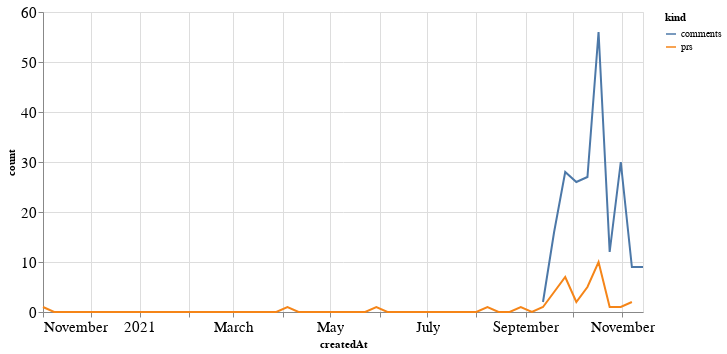

The notebook cell this image was saved under:
### Code cell
alt.Chart(total_time, width=600).mark_line().encode(
    x='createdAt',
    y='count',
    color='kind'
)

### Figure 1 — Vega-Lite specification as saved in the notebook (floating-point values rounded to 4 significant figures)
{"config": {"axisLeft": {"labelFontSize": 15}, "axisBottom": {"labelFontSize": 15}}, "data": {"name": "data-f0c9eaf712ee444205aa8f2e16f9e0e6"}, "mark": "line", "encoding": {"color": {"type": "nominal", "field": "kind"}, "x": {"type": "temporal", "field": "createdAt"}, "y": {"type": "quantitative", "field": "count"}}, "width": 600, "$schema": "https://vega.github.io/schema/vega-lite/v4.8.1.json", "datasets": {"data-f0c9eaf712ee444205aa8f2e16f9e0e6": [{"createdAt": "2020-11-01T00:00:00", "kind": "prs", "count": 1.0}, {"createdAt": "2020-11-08T00:00:00", "kind": "prs", "count": 0.0}, {"createdAt": "2020-11-15T00:00:00", "kind": "prs", "count": 0.0}, {"createdAt": "2020-11-22T00:00:00", "kind": "prs", "count": 0.0}, {"createdAt": "2020-11-29T00:00:00", "kind": "prs", "count": 0.0}, {"createdAt": "2020-12-06T00:00:00", "kind": "prs", "count": 0.0}, {"createdAt": "2020-12-13T00:00:00", "kind": "prs", "count": 0.0}, {"createdAt": "2020-12-20T00:00:00", "kind": "prs", "count": 0.0}, {"createdAt": "2020-12-27T00:00:00", "kind": "prs", "count": 0.0}, {"createdAt": "2021-01-03T00:00:00", "kind": "prs", "count": 0.0}, {"createdAt": "2021-01-10T00:00:00", "kind": "prs", "count": 0.0}, {"createdAt": "2021-01-17T00:00:00", "kind": "prs", "count": 0.0}, {"createdAt": "2021-01-24T00:00:00", "kind": "prs", "count": 0.0}, {"createdAt": "2021-01-31T00:00:00", "kind": "prs", "count": 0.0}, {"createdAt": "2021-02-07T00:00:00", "kind": "prs", "count": 0.0}, {"createdAt": "2021-02-14T00:00:00", "kind": "prs", "count": 0.0}, {"createdAt": "2021-02-21T00:00:00", "kind": "prs", "count": 0.0}, {"createdAt": "2021-02-28T00:00:00", "kind": "prs", "count": 0.0}, {"createdAt": "2021-03-07T00:00:00", "kind": "prs", "count": 0.0}, {"createdAt": "2021-03-14T00:00:00", "kind": "prs", "count": 0.0}, {"createdAt": "2021-03-21T00:00:00", "kind": "prs", "count": 0.0}, {"createdAt": "2021-03-28T00:00:00", "kind": "prs", "count": 0.0}, {"createdAt": "2021-04-04T00:00:00", "kind": "prs", "count": 1.0}, {"createdAt": "2021-04-11T00:00:00", "kind": "prs", "count": 0.0}, {"createdAt": "2021-04-18T00:00:00", "kind": "prs", "count": 0.0}, {"createdAt": "2021-04-25T00:00:00", "kind": "prs", "count": 0.0}, {"createdAt": "2021-05-02T00:00:00", "kind": "prs", "count": 0.0}, {"createdAt": "2021-05-09T00:00:00", "kind": "prs", "count": 0.0}, {"createdAt": "2021-05-16T00:00:00", "kind": "prs", "count": 0.0}, {"createdAt": "2021-05-23T00:00:00", "kind": "prs", "count": 0.0}, {"createdAt": "2021-05-30T00:00:00", "kind": "prs", "count": 1.0}, {"createdAt": "2021-06-06T00:00:00", "kind": "prs", "count": 0.0}, {"createdAt": "2021-06-13T00:00:00", "kind": "prs", "count": 0.0}, {"createdAt": "2021-06-20T00:00:00", "kind": "prs", "count": 0.0}, {"createdAt": "2021-06-27T00:00:00", "kind": "prs", "count": 0.0}, {"createdAt": "2021-07-04T00:00:00", "kind": "prs", "count": 0.0}, {"createdAt": "2021-07-11T00:00:00", "kind": "prs", "count": 0.0}, {"createdAt": "2021-07-18T00:00:00", "kind": "prs", "count": 0.0}, {"createdAt": "2021-07-25T00:00:00", "kind": "prs", "count": 0.0}, {"createdAt": "2021-08-01T00:00:00", "kind": "prs", "count": 0.0}, {"createdAt": "2021-08-08T00:00:00", "kind": "prs", "count": 1.0}, {"createdAt": "2021-08-15T00:00:00", "kind": "prs", "count": 0.0}, {"createdAt": "2021-08-22T00:00:00", "kind": "prs", "count": 0.0}, {"createdAt": "2021-08-29T00:00:00", "kind": "prs", "count": 1.0}, {"createdAt": "2021-09-05T00:00:00", "kind": "prs", "count": 0.0}, {"createdAt": "2021-09-12T00:00:00", "kind": "prs", "count": 1.0}, {"createdAt": "2021-09-19T00:00:00", "kind": "prs", "count": 4.0}, {"createdAt": "2021-09-26T00:00:00", "kind": "prs", "count": 7.0}, {"createdAt": "2021-10-03T00:00:00", "kind": "prs", "count": 2.0}, {"createdAt": "2021-10-10T00:00:00", "kind": "prs", "count": 5.0}, {"createdAt": "2021-10-17T00:00:00", "kind": "prs", "count": 10.0}, {"createdAt": "2021-10-24T00:00:00", "kind": "prs", "count": 1.0}, {"createdAt": "2021-10-31T00:00:00", "kind": "prs", "count": 1.0}, {"createdAt": "2021-11-07T00:00:00", "kind": "prs", "count": 2.0}, {"createdAt": "2021-11-14T00:00:00", "kind": "prs", "count": null}, {"createdAt": "2020-11-01T00:00:00", "kind": "comments", "count": null}, {"createdAt": "2020-11-08T00:00:00", "kind": "comments", "count": null}, {"createdAt": "2020-11-15T00:00:00", "kind": "comments", "count": null}, {"createdAt": "2020-11-22T00:00:00", "kind": "comments", "count": null}, {"createdAt": "2020-11-29T00:00:00", "kind": "comments", "count": null}, {"createdAt": "2020-12-06T00:00:00", "kind": "comments", "count": null}, {"createdAt": "2020-12-13T00:00:00", "kind": "comments", "count": null}, {"createdAt": "2020-12-20T00:00:00", "kind": "comments", "count": null}, {"createdAt": "2020-12-27T00:00:00", "kind": "comments", "count": null}, {"createdAt": "2021-01-03T00:00:00", "kind": "comments", "count": null}, {"createdAt": "2021-01-10T00:00:00", "kind": "comments", "count": null}, {"createdAt": "2021-01-17T00:00:00", "kind": "comments", "count": null}, {"createdAt": "2021-01-24T00:00:00", "kind": "comments", "count": null}, {"createdAt": "2021-01-31T00:00:00", "kind": "comments", "count": null}, {"createdAt": "2021-02-07T00:00:00", "kind": "comments", "count": null}, {"createdAt": "2021-02-14T00:00:00", "kind": "comments", "count": null}, {"createdAt": "2021-02-21T00:00:00", "kind": "comments", "count": null}, {"createdAt": "2021-02-28T00:00:00", "kind": "comments", "count": null}, {"createdAt": "2021-03-07T00:00:00", "kind": "comments", "count": null}, {"createdAt": "2021-03-14T00:00:00", "kind": "comments", "count": null}, {"createdAt": "2021-03-21T00:00:00", "kind": "comments", "count": null}, {"createdAt": "2021-03-28T00:00:00", "kind": "comments", "count": null}, {"createdAt": "2021-04-04T00:00:00", "kind": "comments", "count": null}, {"createdAt": "2021-04-11T00:00:00", "kind": "comments", "count": null}, {"createdAt": "2021-04-18T00:00:00", "kind": "comments", "count": null}, {"createdAt": "2021-04-25T00:00:00", "kind": "comments", "count": null}, {"createdAt": "2021-05-02T00:00:00", "kind": "comments", "count": null}, {"createdAt": "2021-05-09T00:00:00", "kind": "comments", "count": null}, {"createdAt": "2021-05-16T00:00:00", "kind": "comments", "count": null}, {"createdAt": "2021-05-23T00:00:00", "kind": "comments", "count": null}, {"createdAt": "2021-05-30T00:00:00", "kind": "comments", "count": null}, {"createdAt": "2021-06-06T00:00:00", "kind": "comments", "count": null}, {"createdAt": "2021-06-13T00:00:00", "kind": "comments", "count": null}, {"createdAt": "2021-06-20T00:00:00", "kind": "comments", "count": null}, {"createdAt": "2021-06-27T00:00:00", "kind": "comments", "count": null}, {"createdAt": "2021-07-04T00:00:00", "kind": "comments", "count": null}, {"createdAt": "2021-07-11T00:00:00", "kind": "comments", "count": null}, {"createdAt": "2021-07-18T00:00:00", "kind": "comments", "count": null}, {"createdAt": "2021-07-25T00:00:00", "kind": "comments", "count": null}, {"createdAt": "2021-08-01T00:00:00", "kind": "comments", "count": null}, {"createdAt": "2021-08-08T00:00:00", "kind": "comments", "count": null}, {"createdAt": "2021-08-15T00:00:00", "kind": "comments", "count": null}, {"createdAt": "2021-08-22T00:00:00", "kind": "comments", "count": null}, {"createdAt": "2021-08-29T00:00:00", "kind": "comments", "count": null}, {"createdAt": "2021-09-05T00:00:00", "kind": "comments", "count": null}, {"createdAt": "2021-09-12T00:00:00", "kind": "comments", "count": 2.0}, {"createdAt": "2021-09-19T00:00:00", "kind": "comments", "count": 16.0}, {"createdAt": "2021-09-26T00:00:00", "kind": "comments", "count": 28.0}, {"createdAt": "2021-10-03T00:00:00", "kind": "comments", "count": 26.0}, {"createdAt": "2021-10-10T00:00:00", "kind": "comments", "count": 27.0}, {"createdAt": "2021-10-17T00:00:00", "kind": "comments", "count": 56.0}, {"createdAt": "2021-10-24T00:00:00", "kind": "comments", "count": 12.0}, {"createdAt": "2021-10-31T00:00:00", "kind": "comments", "count": 30.0}, {"createdAt": "2021-11-07T00:00:00", "kind": "comments", "count": 9.0}, {"createdAt": "2021-11-14T00:00:00", "kind": "comments", "count": 9.0}]}}
